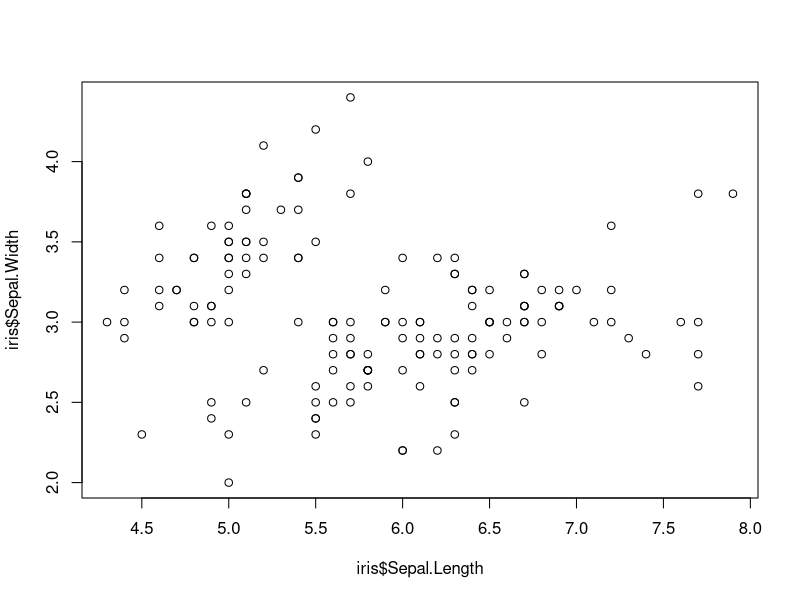
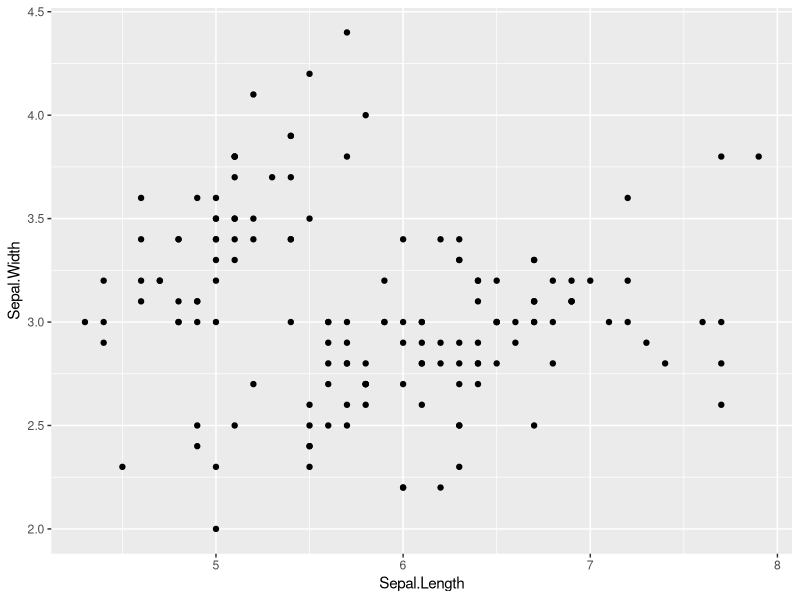
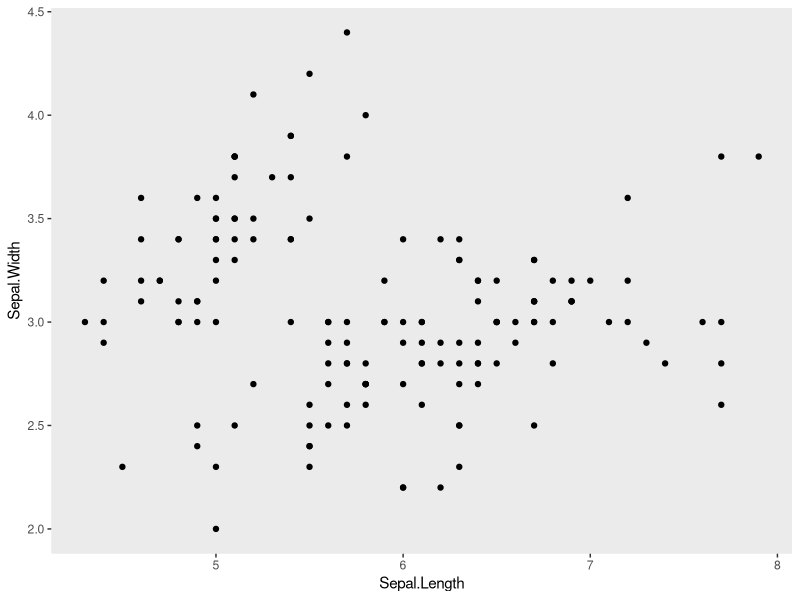
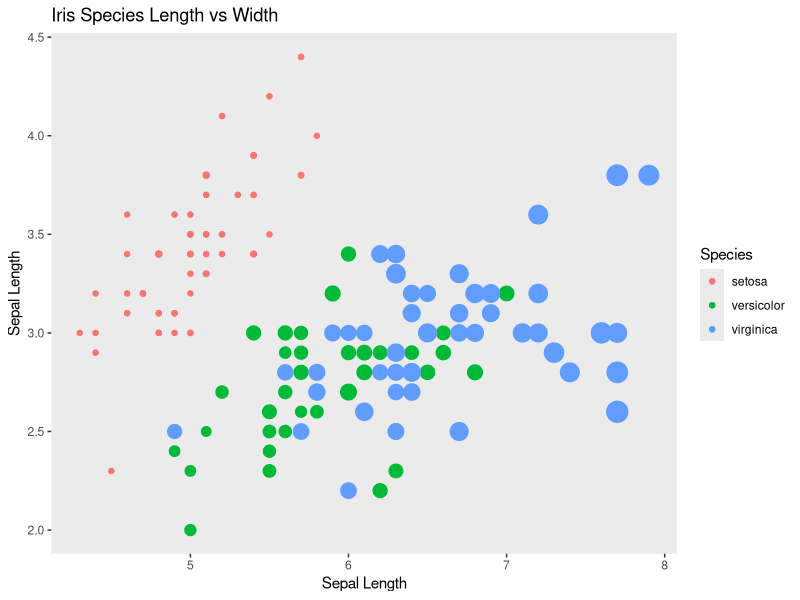

These charts were generated, in order, by the following R code:
#use built in iris dataset
#take a look at it 
head(iris)
#load in some tidyverse packages

#install.packages(c("dplyr"))
#install.packages(c("ggplot2"))

library(dplyr)
library(ggplot2)

#####################################
##### Part 1: for loops         #####
#####################################

#Using only data for iris versicolor
#write a for loop
#that produces a regression table
#for each of the following relationships
#1. iris  sepal length x width
#2. iris  petal length x width
#3. iris sepal length x petal length

# hint: consider using a list, and also new vectors for regression variables
# confermed with 

versicolor <- iris[iris$Species == "versicolor", ]
firstCond <- list(versicolor$Sepal.Length, versicolor$Petal.Length, versicolor$Sepal.Length)
secondCond <- list(versicolor$Petal.Width, versicolor$Petal.Width, versicolor$Petal.Length)
regressionList <- list()

for(i in 1:3){
  regressionList[i] <- lm(unlist(firstCond[i]) ~ unlist(secondCond[i]))
}

regressionList


#####################################
##### Part 2: data in dplyr     #####
#####################################

#use dplyr to join data of maximum height
#to a new iris data frame
height <- data.frame(Species = c("virginica","setosa","versicolor"),
                     Max.Height.cm = c(60,100,11.8))

iris_join <- full_join(
  height,
  iris
)

iris_join


#####################################
##### Part 3: plots in ggplot2  #####
#####################################

#look at base R scatter plot
plot(iris$Sepal.Length,iris$Sepal.Width)

#3a. now make the same plot in ggplot

ggplot(iris, aes(Sepal.Length, Sepal.Width)) + geom_point() 

#3b. make a scatter plot with ggplot and get rid of  busy grid lines

ggplot(iris, aes(Sepal.Length, Sepal.Width)) + geom_point() + theme(panel.grid.major.x = element_blank()) + theme(panel.grid.major.y = element_blank()) + theme(panel.grid.minor.x = element_blank()) + theme(panel.grid.minor.y = element_blank()) 
 

#3c. make a scatter plot with ggplot, remove grid lines, add a title and axis labels, 
#    show species by color, and make the point size proportional to petal length

scatterplot <- ggplot(iris, aes(Sepal.Length, Sepal.Width, color=Species))
scatterplot <- scatterplot + geom_point() + theme(panel.grid.major.x = element_blank()) 
scatterplot <- scatterplot + theme(panel.grid.major.y = element_blank()) 
scatterplot <- scatterplot + theme(panel.grid.minor.x = element_blank()) 
scatterplot <- scatterplot + theme(panel.grid.minor.y = element_blank()) 
scatterplot <- scatterplot + labs(title = "Iris Species Length vs Width",
                                  x = "Sepal Length", y = "Sepal Length") 
scatterplot <- scatterplot + geom_point(size = iris$Petal.Length) 

scatterplot #keeping this in so you can see all the changes to scatterplot


#####################################
##### Question: how did         #####
##### arguments differ between  #####
##### plot and ggplot?          #####
#####################################	

# Answered in document